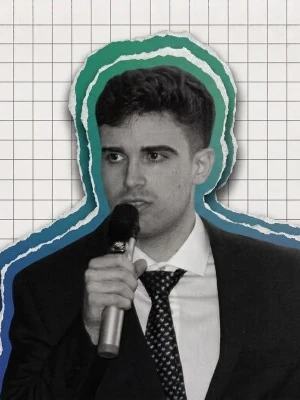
#> input picture assets/manuel-castillejo.webp, 300 x 400 px
$ python social-card.py
#> lines starting #> are read from the running program, lines starting #| are printed output that depends on the picture
"""Reproduce the sharing image from the existing portrait (Pillow required)."""
from pathlib import Path
from PIL import Image, ImageOps, ImageDraw, ImageFont

ROOT = Path(__file__).resolve().parent.parent
FONT_ROOT = Path('C:/Windows/Fonts')
image = Image.new('RGB', (1200, 630), '#f7f8f4')
portrait = ImageOps.fit(Image.open(ROOT / 'assets/manuel-castillejo.webp'), (414, 552))
image.paste(portrait, (710, 39))
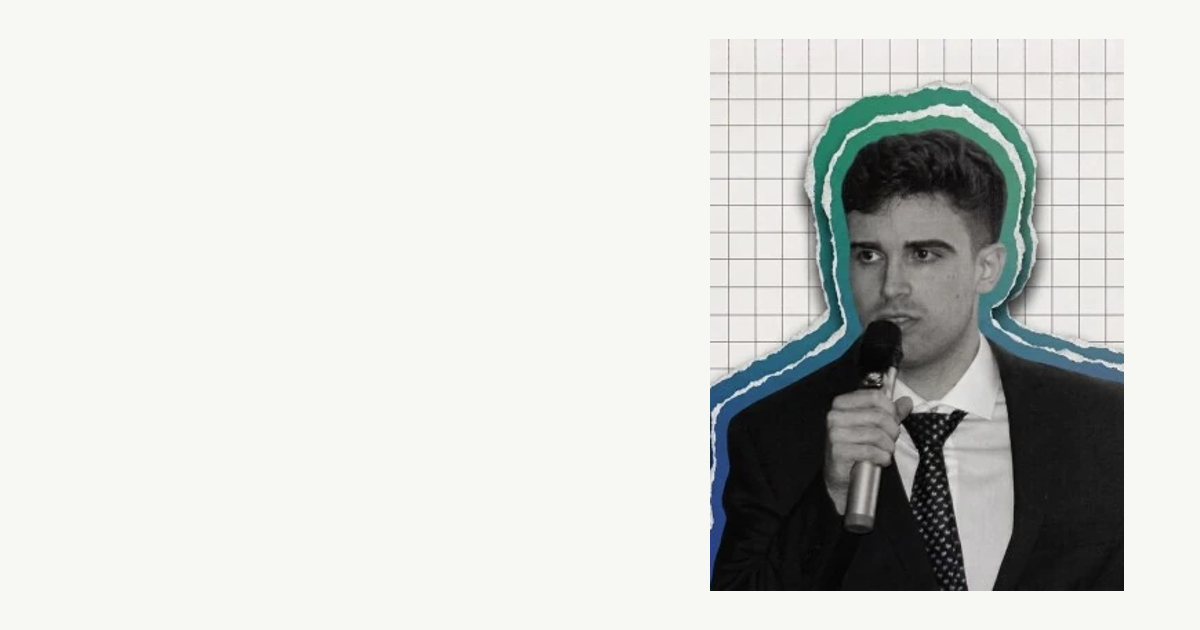
#> image: PIL image 1200x630 RGB; mean R, G, B 209.1, 211.3, 208.2
draw = ImageDraw.Draw(image)

def font(size, bold=False):
    return ImageFont.truetype(str(FONT_ROOT / ('arialbd.ttf' if bold else 'arial.ttf')), size)

draw.text((50, 57), 'MANUEL CASTILLEJO', font=font(19, True), fill='#4f625d')
for y, text in [(148, 'Building software.'), (217, 'Understanding'), (286, 'people.')]:
    draw.text((48, y), text, font=font(48, True), fill='#172b2a')
draw.text((50, 412), 'Product builder & technology lead', font=font(23), fill='#4f625d')
draw.text((50, 466), 'Creator of FlowSight', font=font(24, True), fill='#145d51')
draw.text((50, 565), 'mancasvel.github.io', font=font(19), fill='#4f625d')
image.save(ROOT / 'assets/social-card.jpg', quality=90)
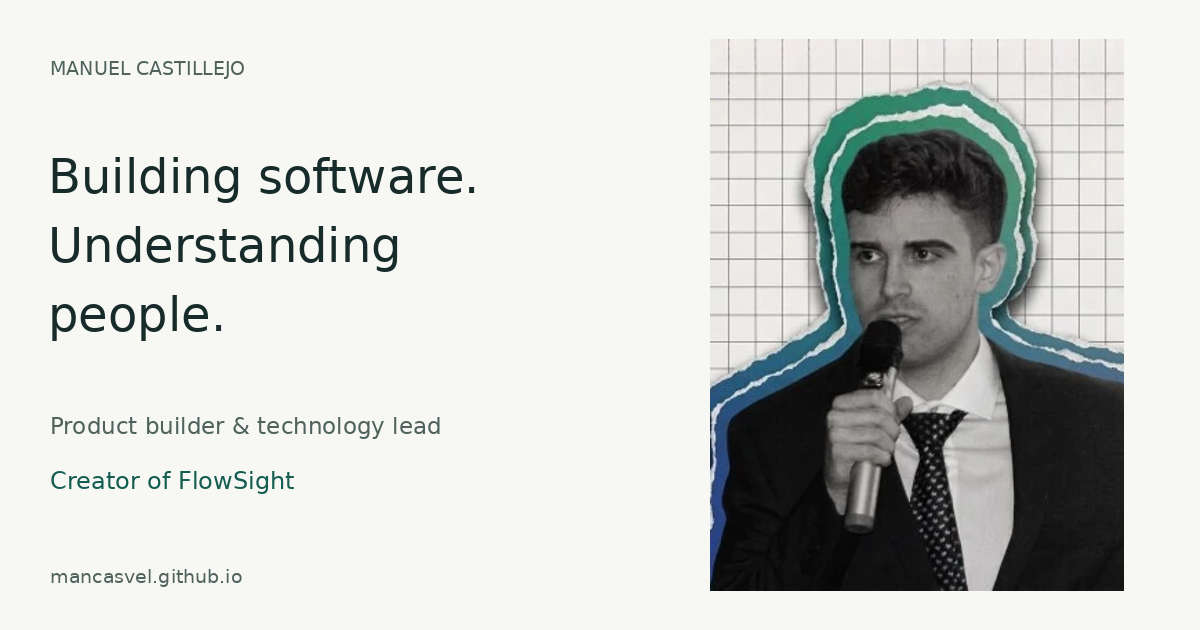
#> saved as social-card.jpg: PIL image 1200x630 RGB; mean R, G, B 205, 207.6, 204.5
